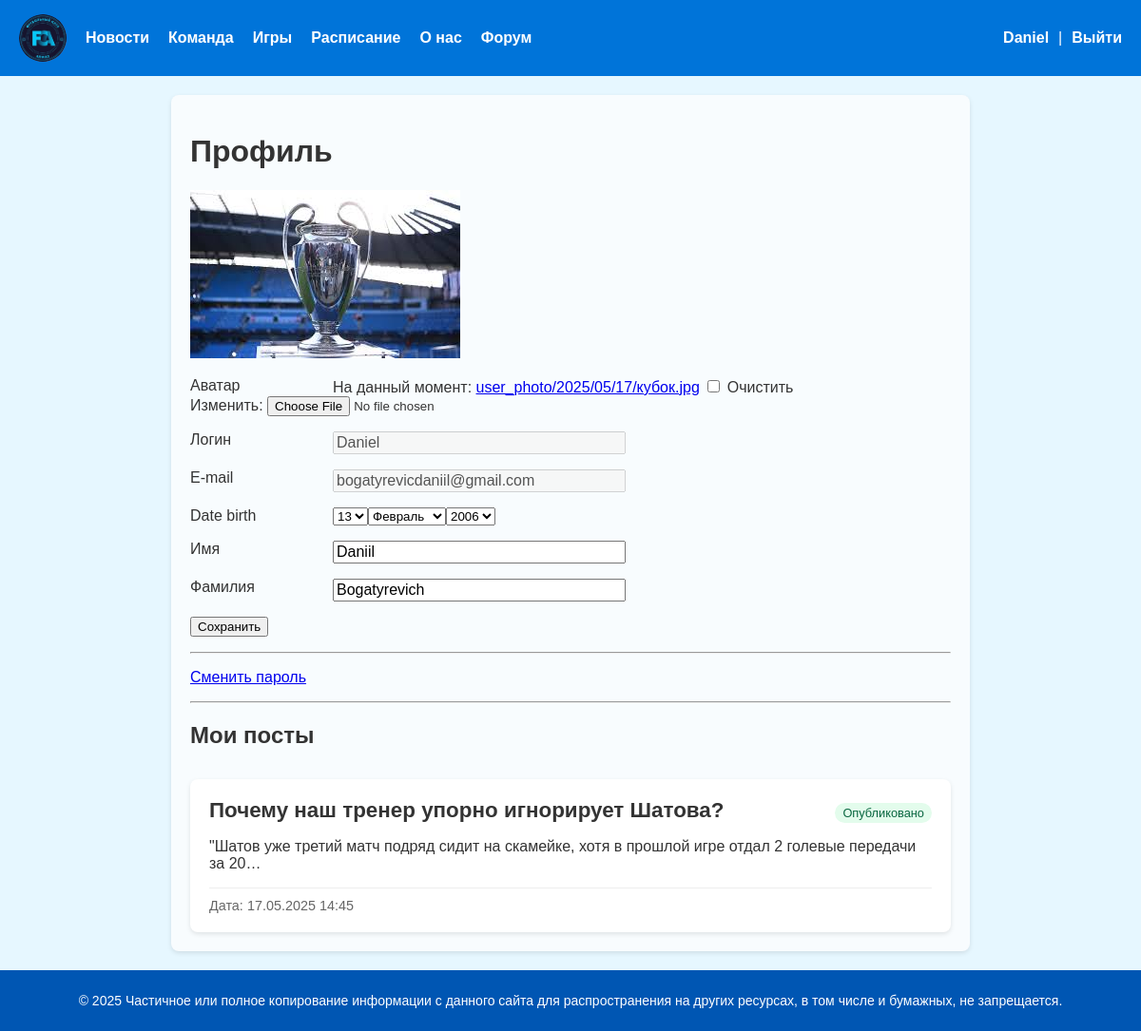
The app's page /users/profile/ (signed in) with its own data.
### users/models.py (models this page shows)
class User(AbstractUser):
    photo = models.ImageField(upload_to='user_photo/%Y/%m/%d', blank=True, null=True, verbose_name='Аватар')
    date_birth = models.DateTimeField(blank=True, null=True, verbose_name='Дата рождения')

### forum/models.py (models this page shows, shortened)
class Post(models.Model):
    class Status(models.IntegerChoices):
        DRAFT = 0, 'черновик'
        PUBLISHED = 1, 'опубликованно'
    title = models.CharField(max_length=255, verbose_name="Заголовок")
    slug = models.SlugField(max_length=255, unique=True, db_index=True, verbose_name="Slug")
    photo = models.ImageField(upload_to="post_photo/%y/%m/%d", default=None, blank=True, null=True, verbose_name="Фото")
    content = models.TextField(blank=True, verbose_name="Текст новости", validators=[MinLengthValidator(5, message="Минимум 5 символов"), MaxLengthValidator(10000, message="Максимум 10000 символов")])
    time_create = models.DateTimeField(auto_now_add=True, verbose_name="Время создания")
    time_update = models.DateTimeField(auto_now=True, verbose_name="Время изменения")
    is_published = models.BooleanField(choices=tuple(map(lambda x: (bool(x[0]), x[1]), Status.choices)), default=Status.DRAFT, verbose_name="Статус")
    author = models.ForeignKey(get_user_model(), on_delete=models.CASCADE, related_name='posts', null=True, default=None)
    objects = models.Manager()
    published = PublishedManager()
    class Meta:
        verbose_name = "Пост"
        verbose_name_plural = "Посты"

### users/views.py (the view, shortened to what this page needs)
# urls.py: path('profile/', views.ProfileUser.as_view(), name='profile'),
class ProfileUser(LoginRequiredMixin, UpdateView):
    model = get_user_model()
    form_class = ProfileUserForm
    template_name = 'users/profile.html'
    extra_context = {
        'title': 'Профиль пользователя',
        'default_image': settings.DEFAULT_USER_IMAGE,
    }
    def get_object(self, queryset = None):
        return self.request.user
    def get_context_data(self, **kwargs):
        context =  super().get_context_data(**kwargs)
        context['posts'] = Post.objects.filter(author=self.request.user)
        return context

### users/forms.py
class ProfileUserForm(forms.ModelForm):
    username = forms.CharField(disabled=True, label='Логин', widget=forms.TextInput(attrs={'class': 'form-input'}))
    email = forms.CharField(disabled=True, required=False, label='E-mail', widget=forms.TextInput(attrs={'class': 'form-input'}))
    this_year = datetime.date.today().year
    date_birth = forms.DateField(widget=forms.SelectDateWidget(years=tuple(range(this_year-100, this_year-5))))
    class Meta:
        model = get_user_model()
        fields = ['photo', 'username', 'email','date_birth', 'first_name', 'last_name']
        labels = {
            'first_name': 'Имя',
            'last_name': 'Фамилия'
        }
        widgets = {
            'first_name': forms.TextInput(attrs={'class': 'form-input'}),
            'last_name': forms.TextInput(attrs={'class': 'form-input'})
        }

### users/context_processors.py (called while the page is built)
def get_menu_context(request):
    return {'menu': menu}

### users/templates/users/profile.html (shortened to what this page needs)
{% extends 'base.html' %}
{% block content %}
<h1>Профиль</h1>
<form method="post" enctype="multipart/form-data">
    {% if user.photo %}
    <p><img src="{{ user.photo.url }}"></p>
    {% else %}
    <p><img src="{{ default_image }}"></p>
    {% endif %}
    {% for f in form %}
        <p><label class="form-label" for="{{ f.id_for_label }}">{{ f.label}}</label>{{ f }}</p>
    {% endfor %}
    <p><button type="submit">Сохранить</button></p>
</form>
{% if not perms.users.social_auth %}
<hr>
<p><a href="{% url 'users:password_change' %}">Сменить пароль</a></p>
{% endif %}
<hr>
<h2>Мои посты</h2>
{% if posts %}
    <div class="posts-list">
        {% for post in posts %}
            <div class="post-article">
                <div class="post-header">
                    <h3><a href="{% url 'forum:post' post.slug %}">{{ post.title }}</a></h3>
                    <span class="post-status {% if post.is_published %}published{% else %}draft{% endif %}">
                        {% if post.is_published %}Опубликовано{% else %}Черновик{% endif %}
                    </span>
                </div>
                <p>{{ post.content|truncatechars:100 }}</p>
                <div class="post-meta">
                    <time>Дата: {{ post.time_create|date:"d.m.Y H:i" }}</time>
                </div>
            </div>
        {% endfor %}
    </div>
{% else %}
    <div class="post-article">
        <p>Вы пока не опубликовали ни одного поста.</p>
    </div>
{% endif %}
{% endblock %}

### templates/base.html (shortened to what this page needs)
{% load static %}
<!DOCTYPE html>
<html>
<head>
    <link type="text/css" href="{% static 'core/css/styles.css' %}" rel="stylesheet" />
</head>
<body>
    <header class="header">
        <nav>
            <ul id="mainmenu" class="mainmenu">
                <li class="logo">
                    <a href="{% url 'home' %}">
                        <div class="logo"></div>
                    </a>
                </li>
                {% for m in menu %}
                    <li><a href="{% url m.url_name %}">{{ m.title }}</a></li>
                {% endfor %}
                {% if user.is_authenticated %}
                    <li class="last">
                        <a href="{% url 'users:profile' %}">{{ user.username }}</a> |
                        <form id="logoutForm" method="post" action="{% url 'users:logout' %}" style="display: inline;">
                            <a href="#" onclick="document.getElementById('logoutForm').submit(); return false;">Выйти</a>
                        </form>
                    </li>
                {% else %}
                    <li class="last">
                        <a href="{% url 'users:login' %}">Войти</a> |
                        <a href="{% url 'users:register' %}">Регистрация</a>
                    </li>
                {% endif %}
            </ul>
        </nav>
    </header>
    <main class="content">
        <div class="content-text">
            {% block content %}
            {% endblock %}
        </div>
    </main>
    <footer class="footer">
        <p>&copy; 2025 Частичное или полное копирование информации с данного сайта для распространения на других ресурсах, в том числе и бумажных, не запрещается.</p>
    </footer>
</body>
</html>

### core/static/core/css/styles.css (style rules this page uses)
body { margin: 0; font-family: Arial, sans-serif; background-color: #f4f9fc; color: #333; display: flex; flex-direction: column; min-height: 100vh; }
.header { background-color: #0074d9; color: white; padding: 15px 20px; box-shadow: 0 2px 5px rgba(0, 0, 0, 0.1); }
.header .mainmenu { list-style: none; padding: 0; margin: 0; display: flex; align-items: center; gap: 20px; }
.header .mainmenu li { display: inline-block; }
.header .mainmenu li a { color: white; text-decoration: none; font-weight: bold; }
.header .mainmenu .last { margin-left: auto; display: flex; align-items: center; gap: 10px; }
.header .mainmenu .last a { color: white; text-decoration: none; }
#logoutForm { display: inline; }
.header .logo { width: 50px; height: 50px; background-image: url('../images/main-ico.png'); background-size: cover; background-position: center; border-radius: 50%; cursor: pointer; }
.content { flex: 1; padding: 20px; background-color: #e6f7ff; overflow-y: auto; }
.content-text { max-width: 800px; margin: 0 auto; padding: 20px; background-color: #f8fcfe; border-radius: 8px; box-shadow: 0 2px 5px rgba(0, 0, 0, 0.1); overflow-y: auto; }
.footer { background-color: #0056b3; color: white; text-align: center; padding: 10px; font-size: 14px; }
.form-input { width: 300px; font-size: 16px; }
.form-label { display: inline-block; min-width: 150px; vertical-align: top; }
.content-text { max-width: 800px; margin: 0 auto; padding: 20px; background-color: #f8fcfe; border-radius: 8px; box-shadow: 0 2px 5px rgba(0, 0, 0, 0.1); }
.post-article { background-color: #fff; border-radius: 8px; box-shadow: 0 2px 5px rgba(0, 0, 0, 0.1); padding: 20px; }
.posts-list { margin-top: 2rem; display: grid; gap: 1.5rem; }
.post-article h3 { margin-bottom: 15px; font-size: 1.4rem; }
.post-article a { color: #333; text-decoration: none; transition: color 0.3s ease; }
.post-meta { font-size: 0.9rem; color: #666; margin-top: 15px; display: flex; gap: 20px; border-top: 1px solid #eee; padding-top: 10px; }
.post-status { font-size: 0.8rem; padding: 3px 8px; border-radius: 12px; margin-left: 10px; vertical-align: middle; }
.post-status.published { background-color: #e3fcec; color: #0a6640; }
.post-header { display: flex; align-items: baseline; justify-content: space-between; margin-bottom: 15px; }
.post-header h3 { margin: 0; }

### records on screen
User: username "Daniel", photo (picture), form "Daniel" "bogatyrevicdaniil@gmail.com" "Daniil" "Bogatyrevich"
Post: title "Почему наш тренер упорно игнорирует Шатова?", is_published "Опубликовано", content "\"Шатов уже третий матч подряд сидит на скамейке, хотя в прошлой игре отдал 2 голевые передачи за 20…", time_create "17.05.2025 14:45"

### other values on screen
{{ m.title }} "Новости" "Команда" "Игры" "Расписание" "О нас" "Форум"
{{ f.label }} "Аватар" "Логин" "E-mail" "Date birth" "Имя" "Фамилия"
